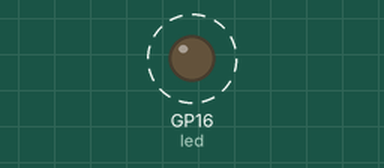
Simulated run of this program. Board: Raspberry Pi Pico running MicroPython. Shown: output pins drawn as LEDs (lit = HIGH). Dashed ring = blinking. What the program prints to the serial console is not drawn.

Above: at 0.12 s.
Timing chart, 0 to 3.0 s (numbered marks = the images above):
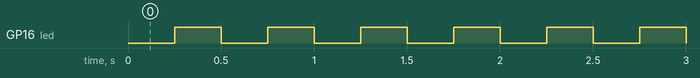

Measured:
- by itself, GP16 (led): alternates HIGH for 0.25 s and LOW for 0.25 s

The program:

hello_blinkyTimerInterrupt.py
```python
# hello_blinkyTimerInterrupt.py - Blink an external LED with a
#   periodic timer interrupt

from machine import Pin, Timer
from time import sleep

# Initialize the LED
led = Pin(16, Pin.OUT)  # GPIO16
led.off()

# Define an ISR callback function for when the timer triggers
def timer_isr(timer_obj):
    led.toggle()

# Initialize a periodic timer
led_timer = Timer(-1) # Create a virtual timer (id=-1)
led_timer.init(mode=Timer.PERIODIC, period=250, \
               callback=timer_isr)

# Perform main tasks while the timer is running in the background
def main_program():
    counter = 0
    while True:
        if counter % 5 != 0:
            print('.', end='')
        else:
            print(counter, end='')

        counter += 1
        sleep(1)

if __name__ == '__main__':
    try:
        # Start main program
        main_program()

    # Keyboard interrupt caught
    except KeyboardInterrupt:
        print("\nUser interrupted the program.")

    # Unexpected error
    except Exception as e:
        print(f"An unexpected error occurred: {e}")

    # End the program gracefully
    finally:
        # Stop the timer
        print('\nDeinitializing timer')
        led_timer.deinit()

        # Turn off LED
        led.off()

        print("\nPERIODIC timer interrupt program ended.")
```
